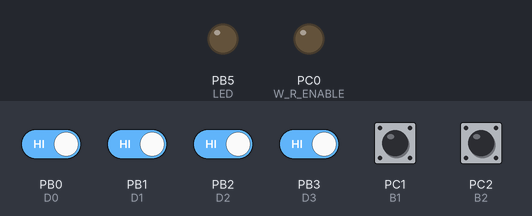
A program run on a simulated ATmega328P, built with avr-gcc and emulated at 16 MHz (the files do not name the chip). Shown: output pins drawn as LEDs (lit = HIGH). The test bench sets the inputs (shaded band); at power-on: PB0 (D0), PB1 (D1), PB2 (D2), PB3 (D3), PC1 (B1), PC2 (B2) HIGH.

Above: at 1.2 s.
1.3 s: PB0 (D0) driven LOW and PB1 (D1) driven LOW and PB2 (D2) driven LOW and PB3 (D3) driven LOW
At 1.8 s:
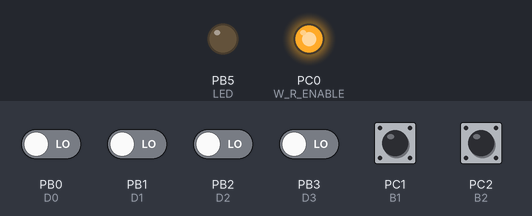
11.0 s: PB0 (D0) driven HIGH
At 11.6 s:
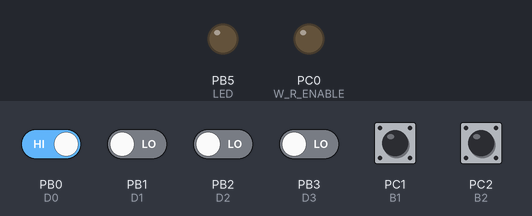
Timing chart, 0 to 13.5 s (numbered marks = the images above; inputs shaded):
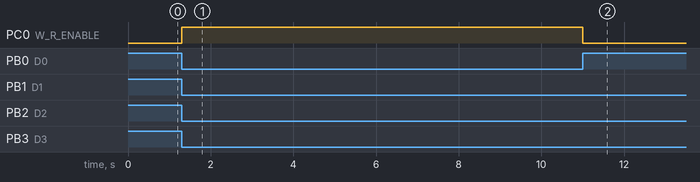

Measured:
- after the input at 1.3 s, PC0 (W_R_ENABLE): LOW → HIGH at once
- after the input at 11.0 s, PC0 (W_R_ENABLE): HIGH → LOW at once

The program:

main.cpp
```cpp
//Defining clock frequency as 16MHz
#ifndef F_CPU
#define F_CPU 16000000
#endif

#include <avr/io.h>
#include <avr/interrupt.h>

#define BAUD_RATE 9600
#define BRC ((F_CPU/(BAUD_RATE<<4))-1) //Baud Rate Calculator

//Led Pin
#define LED PB5

//Buttons Pins
#define B1 PC1
#define B2 PC2

//Dip Switches Pins
#define D3 PB3
#define D2 PB2
#define D1 PB1
#define D0 PB0

//Pin que permite a Escrita ou Leitura de dados
#define W_R_ENABLE PC0

//Slave IDs
#define SLAVE1 0x01
#define SLAVE2 0x02


volatile uint8_t id = 0x00;

static uint8_t b1_prev = 1, b2_prev = 1;


void PCINT0_setup()
{
  //Choosing Pins to monitor change
  PCMSK0 |= ((1 << PCINT0)|(1 << PCINT1)|(1 << PCINT2)|(1 << PCINT3));

  //Enabling Pin Change Interrupt 0
  PCICR |= (1 << PCIE0);

}


void rs485_send(uint8_t slave_id, uint8_t data){

  while(!( UCSR0A & (1<<UDRE0)));	// Espera até o buffer do TX esteja vazio
  UCSR0B |= (1<<TXB80);  // Para enviar frames de endereço
  UDR0 = slave_id; // Envia o adreço do slave a falar com

  while(!( UCSR0A & (1<<UDRE0))); // Espera até o buffer do TX esteja vazio
  UCSR0B &= ~(1<<TXB80); // Para enviar frames de dados
  UDR0 = data;    // Envia o byte de dados a enviar

}


void usart_init()
{

  UBRR0H = (uint8_t)(BRC>>8);
  UBRR0L = (uint8_t)BRC;


  if(id == 0x00)
  {
    UCSR0B |= (1<<TXEN0);	// Define que suporta transmissão
  }
  else
  {
    UCSR0B |= (1<<RXEN0);	// Define que suporta recepção
    UCSR0A |= (1<<MPCM0);	// Define que o slave ignora todas as mensagens que não sejam de endereço
    UCSR0B |= (1 << RXCIE0);  // Faz enable dos interrupts ao receber um pacote
  }


  // Define que usa 9-bits, paridade impar e 1 stop-bit
  UCSR0C |= (1<<UCSZ00)|(1<<UCSZ01)|(1<<UPM00)|(1<<UPM01)|(0<<USBS0);
  UCSR0B |= (1<<UCSZ02);


}

int main(void){

  DDRB &= ~((1 << D0)|(1 << D1)|(1 << D2)|(1 << D3));	// Define os DIP switches como entradas
  DDRC &= ~((1<<B1)|(1<<B2));	// Define os botões	como entradas

  DDRC |= (1<<W_R_ENABLE);	// Define o pin de w/r como saída
  DDRB |= (1<<LED);   // Define a saída do LED

  //Ativar Resistências de Pull-Up
  PORTB = ((1 << D0)|(1 << D1)|(1 << D2)|(1 << D3));
  PORTC = ((1 << B1)|(1 << B2));


  // Define o id do device lendo o input dos DIP Switches
  id = PINB & ((1 << D0)|(1 << D1)|(1 << D2)|(1 << D3));

  PCINT0_setup();

  usart_init();

  sei();

  while(1){


    if(id==0x00)
    {
      PORTC |= (1<<W_R_ENABLE);	// Permite a transmissão (enable no max485)

      if(!(PINC & (1<<B1))){	// Verifica se o botão 1 foi premido ou não, para evitar enviar repetidamente dados, verifica se houve um transiçao

        if(b1_prev){
          rs485_send(SLAVE1,0x0F);
          b1_prev = 0x00;
        }
      }

      else{

        if(!b1_prev){
          rs485_send(SLAVE1,0x00);
          b1_prev = 0x01;
        }

      }


      if(!(PINC & (1<<B2))){ // Verifica se o botão 2 foi premido ou não, para evitar enviar repetidamente dados, verifica se houve um transiçao

        if(b2_prev){
          rs485_send(SLAVE2,0x0F);
          b2_prev = 0x00;
        }

      }

      else{

        if(!b2_prev){
          rs485_send(SLAVE2,0x00);
          b2_prev = 0x01;
        }

      }


    }

    else{

      PORTC &= ~(1<<W_R_ENABLE); // Desativa a transmissão (enable no max485)

    }

  }

}

ISR(PCINT0_vect) //Handling address changing
{
  // Define o id do device lendo o input dos DIP Switches
  id = PINB & ((1 << D0)|(1 << D1)|(1 << D2)|(1 << D3));

  usart_init();

  sei();
}

ISR(USART_RX_vect){	// Interrupt responsável por tratar dos dados recebidos

  static uint8_t error, frame_addr, frame_data;

  while (!(UCSR0A & (1<<RXC0))); //A testar se tem de ficar aqui

  error = UCSR0A;
  frame_addr = UCSR0B;
  frame_data = UDR0;


  if ( error & ((1<<FE0)|(1<<DOR0)|(1<<UPE0)) )
    return;


  if(frame_addr & (1<<RXB80)){        // Caso seja uma frame de endereço

    if(frame_data == id){	// Caso esta frame seja destinada para este slave permite a recepção de pacotes de dados
    	UCSR0A &= ~(1<<MPCM0);
    }

    else{
    	UCSR0A |= (1<<MPCM0);
    }

     return;
  }

  else if (!(UCSR0A & (1<<MPCM0))){   // Só é possível entrar neste modo se for o slave que se encontra selecionad

    switch(frame_data){
       	case 0x00:
    		PORTB &= ~(1 << LED);
        break;
        case 0x0F:
        	PORTB |= (1 << LED);
        break;
      }

    UCSR0A |= (1<<MPCM0);
  }

}
```
